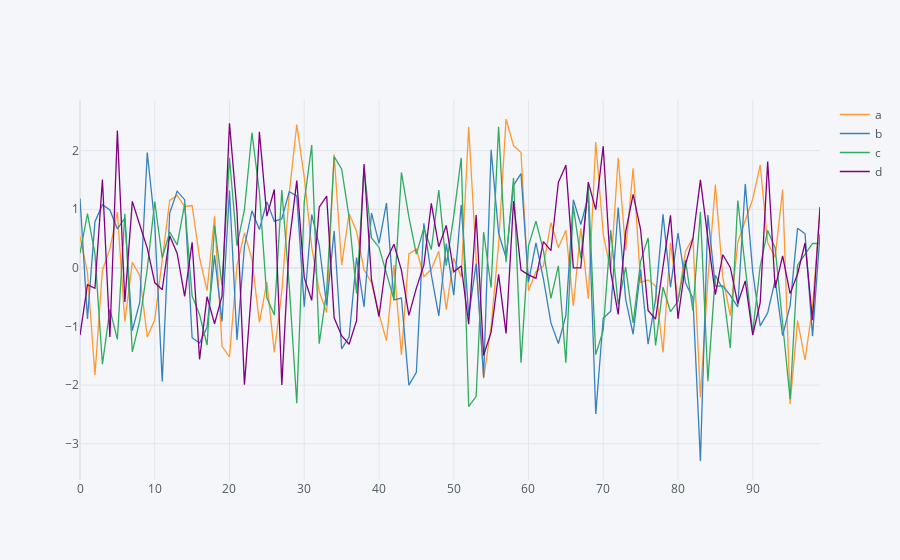

Notebook code cell kept with this figure:
### Code cell
dataframe.iplot()  #este gráfico nos permite interactuar con el, incluso ampliar, (pasar el raton por encima)
#tambien nos permite sacar una imagen y guardar
